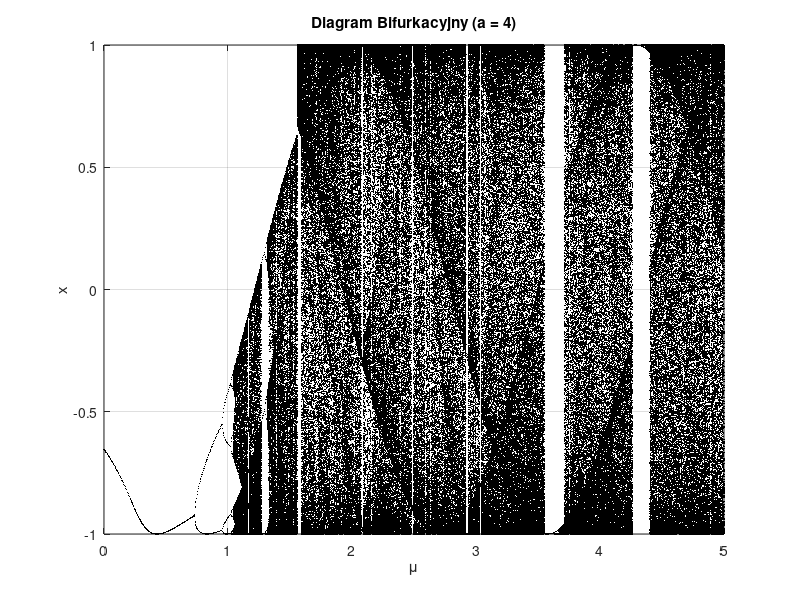
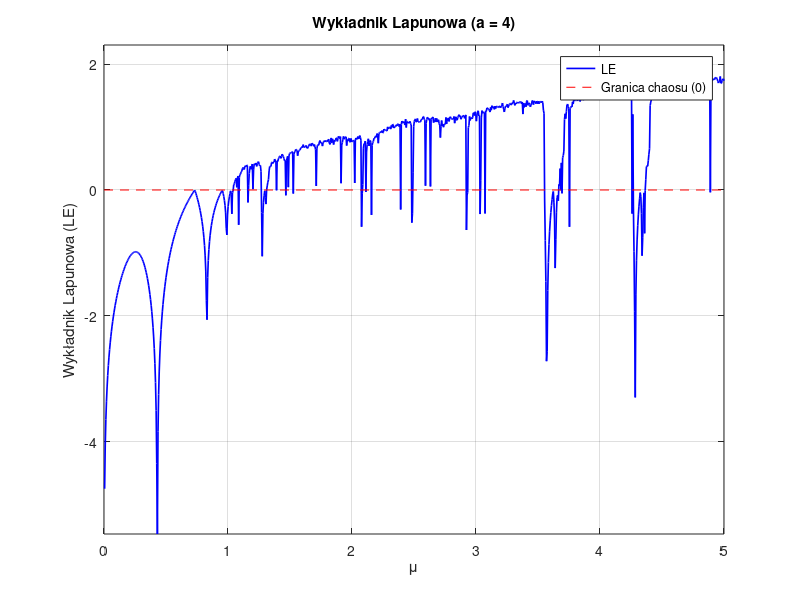

Reproduce these figures in MATLAB, in order.
% Nazwa skryptu: Jednowymiarowe_odwzorowanie_kosinusowo_wielomianowe.m
% Opis: Generuje diagram bifurkacyjny i wykres wykładnika Lapunowa 
% dla mapy chaotycznej z artykułu.

clear; clc; close all;

%% Parametry symulacji
% Zgodnie z sekcją 2 artykułu (Fig. 2 i Fig. 5) [cite: 165, 232]
mu_min = 0;
mu_max = 5;
n_points = 1000;            % Rozdzielczość parametru mu
mu_values = linspace(mu_min, mu_max, n_points);

a = 4;                      % Stała wartość parametru a [cite: 133]
x0 = 0.1;                   % Warunek początkowy [cite: 133]

iterations = 1000;          % Całkowita liczba iteracji na punkt
transient = 500;            % Liczba iteracji przejściowych (odrzucanych)

% Przygotowanie wektorów na dane
bifurcation_x = [];
bifurcation_mu = [];
lyapunov_exponents = zeros(1, n_points);

%% Główna pętla obliczeniowa
fprintf('Trwa generowanie danych dla zakresu mu = [%.1f, %.1f]...\n', mu_min, mu_max);

for k = 1:n_points
    mu = mu_values(k);
    x = x0;
    
    % Zmienna do sumowania logarytmów pochodnych dla LE
    log_sum = 0;
    
    % Iteracje przejściowe (transient)
    for i = 1:transient
        % Równanie mapy (2): x_k = cos(mu * (x^3 + x) + a) 
        x = cos(mu * (x^3 + x) + a);
    end
    
    % Właściwe iteracje do diagramu i LE
    current_orbit = zeros(1, iterations - transient);
    
    for i = 1:(iterations - transient)
        x_prev = x;
        
        % 1. Obliczenie nowej wartości x
        x = cos(mu * (x_prev^3 + x_prev) + a);
        
        % Zapisanie punktu orbity
        current_orbit(i) = x;
        
        % 2. Obliczenie pochodnej do Wykładnika Lapunowa
        % f(x) = cos(u), gdzie u = mu*(x^3 + x) + a
        % f'(x) = -sin(u) * u'
        % u' = mu * (3*x^2 + 1)
        derivative = -sin(mu * (x_prev^3 + x_prev) + a) * mu * (3 * x_prev^2 + 1);
        
        % Sumowanie logarytmu modułu pochodnej
        log_sum = log_sum + log(abs(derivative));
    end
    
    % Zapisanie danych do diagramu bifurkacyjnego
    bifurcation_x = [bifurcation_x, current_orbit];
    bifurcation_mu = [bifurcation_mu, repmat(mu, 1, length(current_orbit))];
    
    % Obliczenie średniego LE (wzór standardowy dla map 1D)
    lyapunov_exponents(k) = log_sum / (iterations - transient);
end

%% Rysowanie Wykresów

% 1. Diagram Bifurkacyjny
fig1 = figure('Name', 'Diagram Bifurkacyjny', 'Color', 'w');
% Używamy kropek o dużej przezroczystości (jeśli wersja Matlaba obsługuje) 
% lub małego rozmiaru, aby symulować "heatmapę" gęstości punktów.
plot(bifurcation_mu, bifurcation_x, '.', 'MarkerSize', 1, 'Color', [0 0 0]);
xlim([mu_min mu_max]);
ylim([-1 1]);
xlabel('\mu');
ylabel('x');
title(['Diagram Bifurkacyjny (a = ' num2str(a) ')']);
grid on;

% 2. Wykładnik Lapunowa
fig2 = figure('Name', 'Wykładnik Lapunowa', 'Color', 'w');
plot(mu_values, lyapunov_exponents, 'b-', 'LineWidth', 1.2);
hold on;
plot([mu_min, mu_max], [0, 0], 'r--'); % Linia odniesienia zero
xlim([mu_min mu_max]);
ylim([min(lyapunov_exponents)-0.5, max(lyapunov_exponents)+0.5]);
xlabel('\mu');
ylabel('Wykładnik Lapunowa (LE)');
title(['Wykładnik Lapunowa (a = ' num2str(a) ')']);
legend('LE', 'Granica chaosu (0)');
grid on;

%% Zapisywanie do plików
filename_base = 'Jednowymiarowe_odwzorowanie_kosinusowo_wielomianowe';

% Zapis diagramu bifurkacyjnego
file_bif = [filename_base '_Bifurkacja.png'];
saveas(fig1, file_bif);
fprintf('Zapisano diagram bifurkacyjny do: %s\n', file_bif);

% Zapis wykresu Lapunowa
file_lap = [filename_base '_Lapunov.png'];
saveas(fig2, file_lap);
fprintf('Zapisano wykres Lapunowa do: %s\n', file_lap);

fprintf('Gotowe.\n');